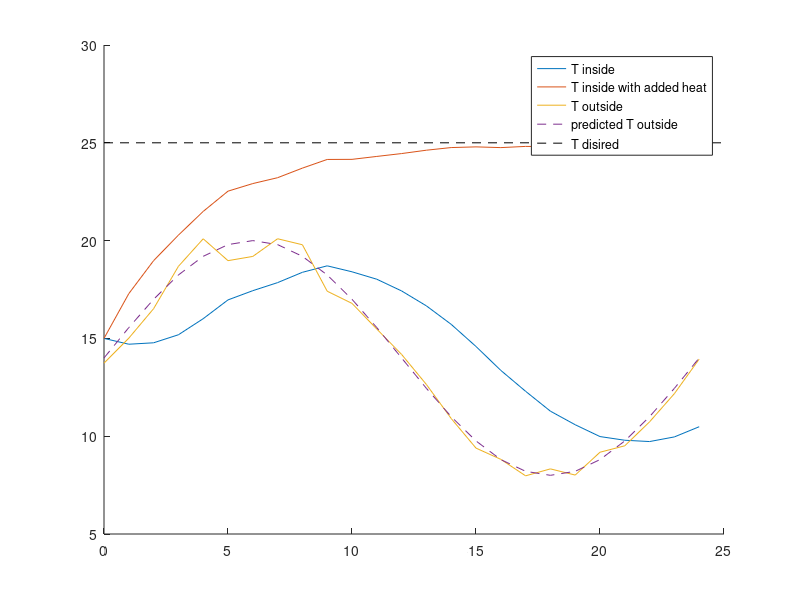
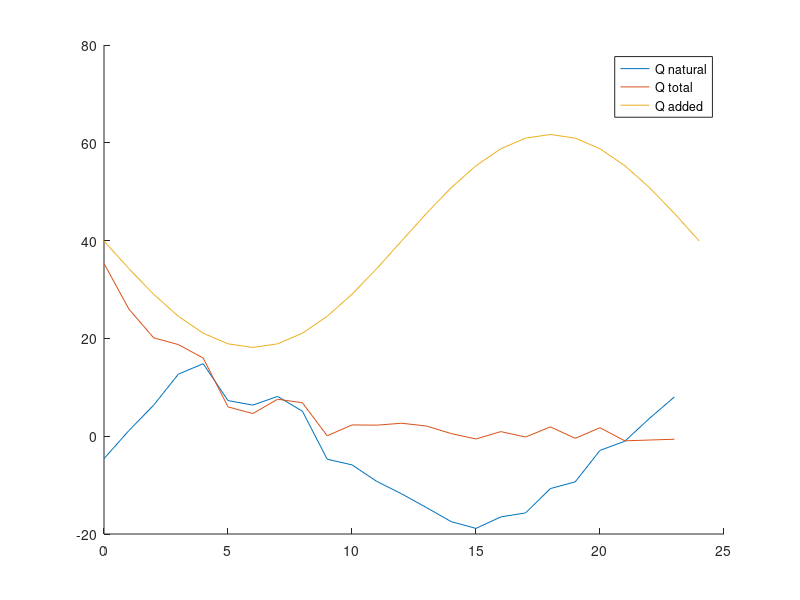

These figures' MATLAB source, in order:

t = 0:1:24; % tijd in uren
T_wanted = 25; %disired temperaturen in degrees
T_predict = 6 * sin(2 * pi * t/ 24) + 14 ;%temperature prediction
T_amb = T_predict .* (0.95 + 0.1 * rand(1,length (t))); % real outside temperature
T_kas1(1) = 15; %initial temperature in greenhouse
T_kas2(1) = 15;
h_buiten = 100;
h_binnen = 100;
k_wall = 5.7;
A = 30;
cp = 718;
rho = 1.29;
V = 60;
m = rho * V;
d_wall = 5 * 10-3;
R_wall = 1/h_buiten + d_wall/k_wall + 1/h_binnen;
Q_heat = - A * (T_predict - T_wanted) / R_wall; %added heat based on predicted outside temperature nd disired

for i = 1:(length(t)-1)
    Q_conv(i) = A * (T_amb(i) - T_kas1(i)) / R_wall;
    T_kas1(i + 1) = T_kas1(i) + Q_conv(i) * 60^2 / (m * cp );
    Q(i) = A * (T_amb(i) - T_kas2(i)) / R_wall + Q_heat(i);
    T_kas2(i + 1) = T_kas2(i) + Q(i) * 60^2 / (m * cp );
end
figure;
hold on
plot(t, T_kas1)
plot(t, T_kas2)
plot(t, T_amb,'-')
plot(t, T_predict,'--')
plot([0, 25], [T_wanted, T_wanted],'k--')
legend('T inside', 'T inside with added heat','T outside', 'predicted T outside','T disired')
hold off
figure;
hold on
plot(t(1:end-1), Q_conv)
plot(t(1:end-1), Q)
plot(t, Q_heat)
legend('Q natural', 'Q total', 'Q added')
hold off